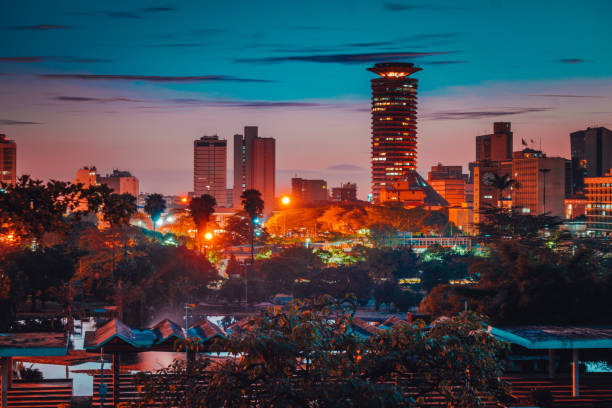
#> input picture istockphoto-1299026534-612x612.jpg, 612 x 408 px
$ jupyter execute Image_translation.ipynb
#> lines starting #> are read from the running program, lines starting #| are printed output that depends on the picture
[cell 1]
import numpy as np
import cv2

[cell 2]
img = cv2.imread('istockphoto-1299026534-612x612.jpg')
#> img is the input picture: shape (408, 612, 3); mean B, G, R 78.3, 71.9, 71.9
img_gray = cv2.cvtColor(img, cv2.COLOR_BGR2GRAY)
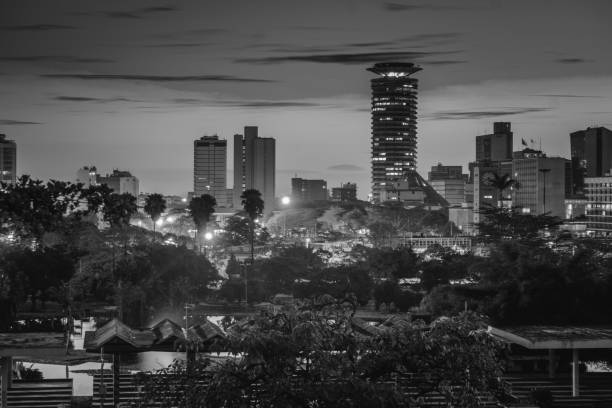
#> img_gray: shape (408, 612); min 0, max 254, mean 72.7
rows,cols = img_gray.shape
#> rows = 408; cols = 612
M = np.float32([[1,0,200],[0,1,100]])
dst = cv2.warpAffine(img, M,(cols,rows))
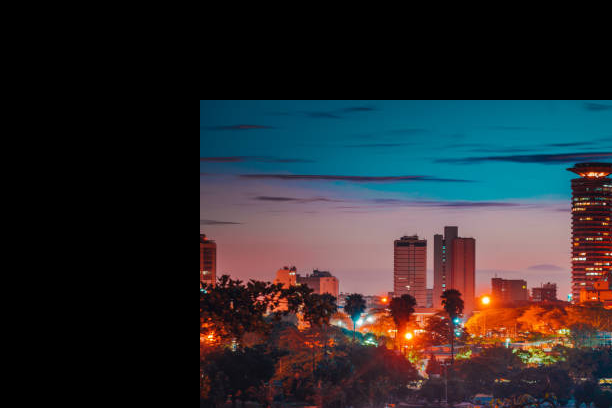
#> dst: shape (408, 612, 3); mean B, G, R 45.4, 42, 42.6
cv2.imshow("img",dst)

cv2.imshow("img2",img)
cv2.waitKey(0)
cv2.destroyAllWindows()

$ run again, with WhatsApp Image 2024-11-02 at 14.55.55_54d88f29.jpg copied over istockphoto-1299026534-612x612.jpg
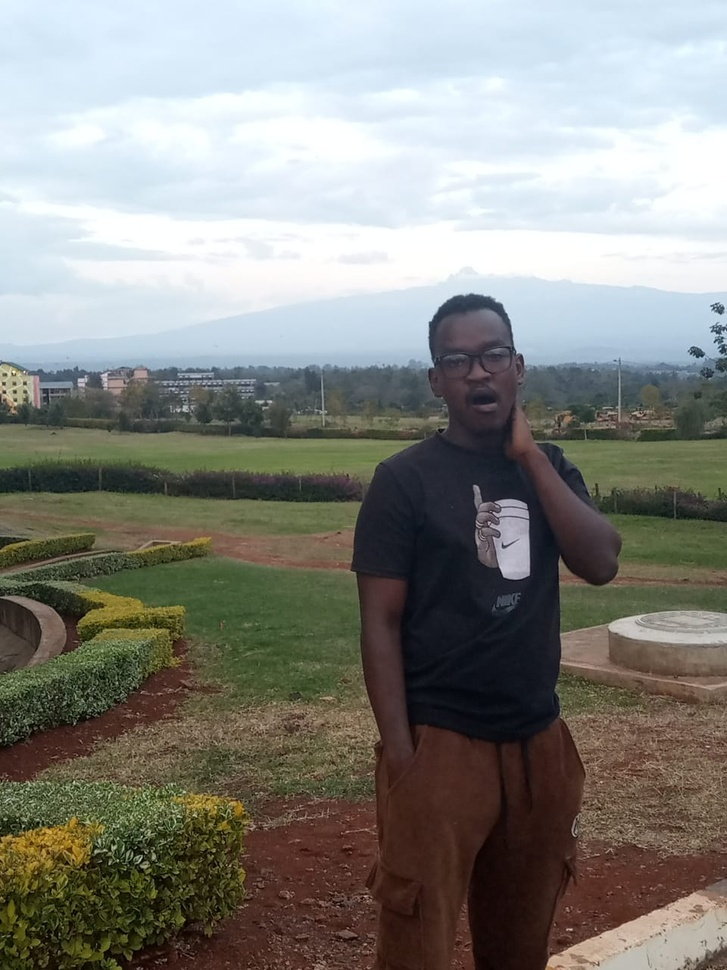
#> input picture WhatsApp Image 2024-11-02 at 14.55.55_54d88f29.jpg, 727 x 970 px, shrunk from 960 x 1280 before the run
#> img is the input picture: shape (970, 727, 3); mean B, G, R 127.7, 133.2, 132.9
#> `img_gray = cv2.cvtColor(img, cv2.COLOR_BGR2GRAY)`:
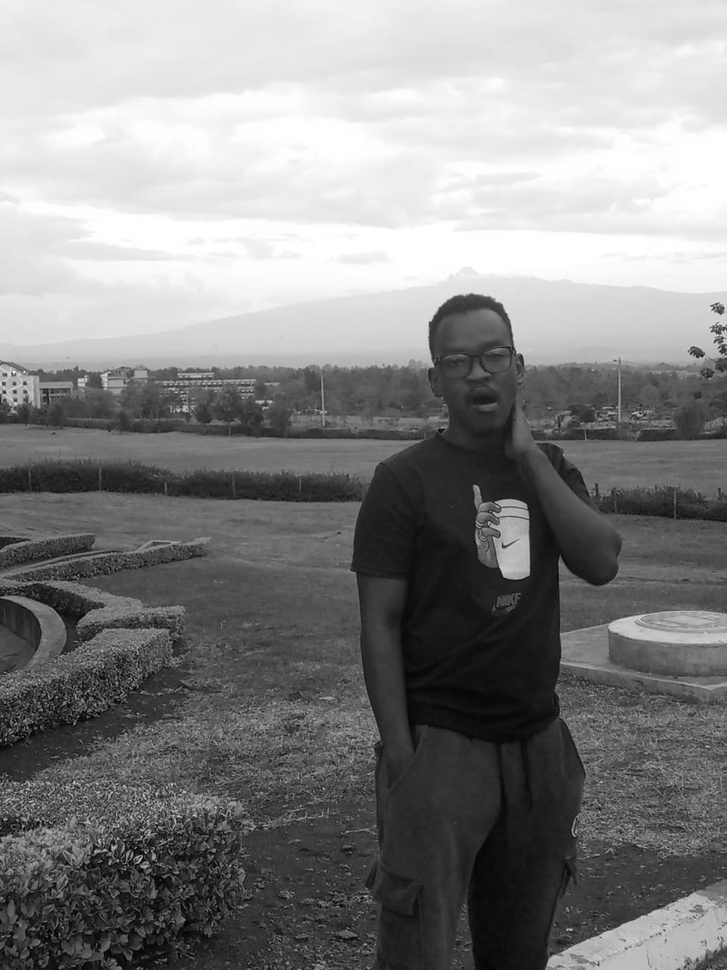
#> img_gray: shape (970, 727); min 1, max 255, mean 132.5
#> `dst = cv2.warpAffine(img, M,(cols,rows))`:
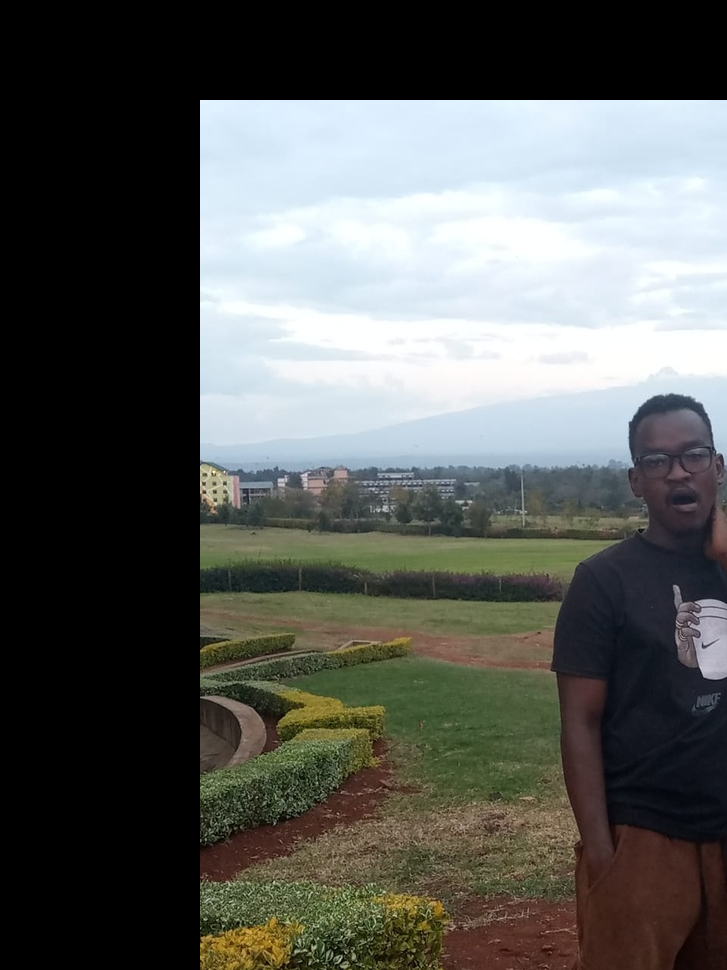
#> dst: shape (970, 727, 3); mean B, G, R 88, 91.3, 89.3

$ run again, with image28.jpg copied over istockphoto-1299026534-612x612.jpg
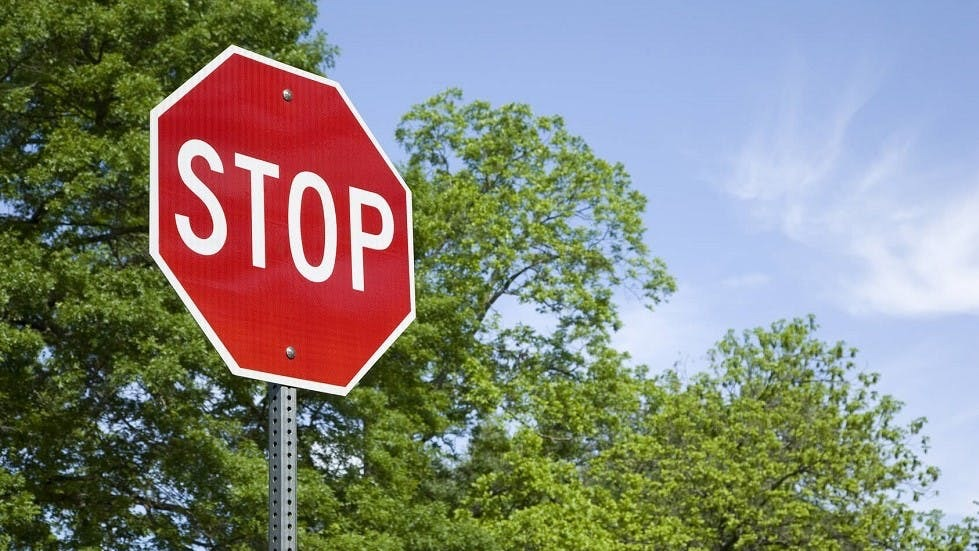
#> input picture image28.jpg, 979 x 551 px
#> img is the input picture: shape (551, 979, 3); mean B, G, R 123.1, 133.3, 133
#> `img_gray = cv2.cvtColor(img, cv2.COLOR_BGR2GRAY)`:
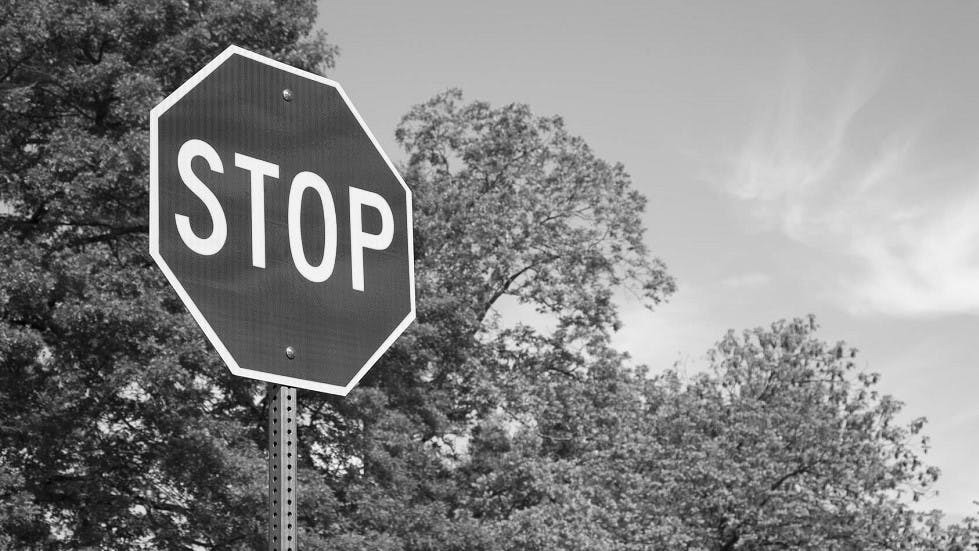
#> img_gray: shape (551, 979); min 0, max 255, mean 132
#> `dst = cv2.warpAffine(img, M,(cols,rows))`:
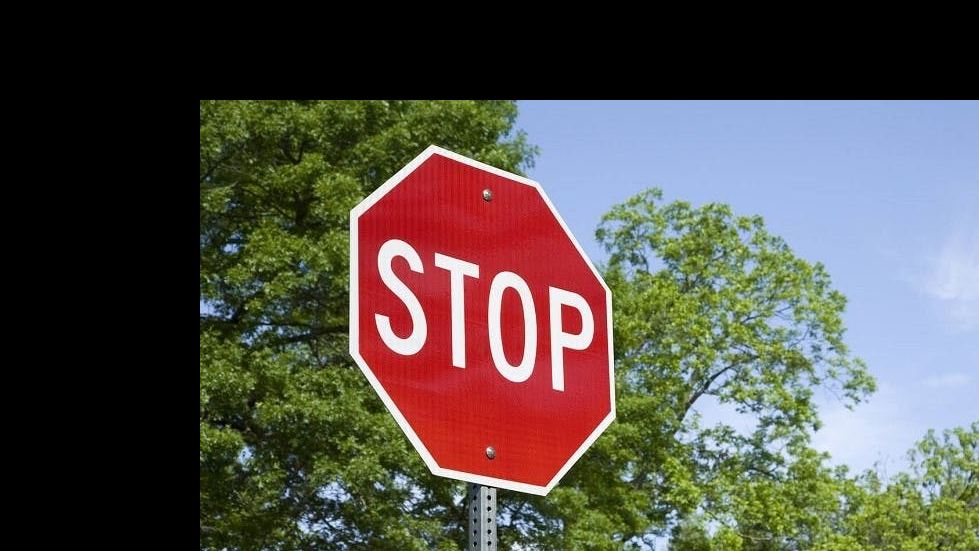
#> dst: shape (551, 979, 3); mean B, G, R 74.5, 80.5, 85.9
